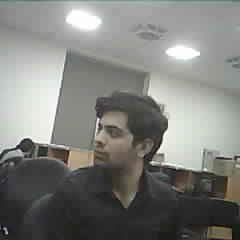
#> input picture Human_Detection_Dataset/Humans/human_pictures_1764582666471.jpg, 240 x 240 px, found by its file name; its folder holds only this picture in this run
$ python augment_dataset.py
#> lines starting #> are read from the running program, lines starting #| are printed output that depends on the picture
"""
Generate HIGH-QUALITY augmented training images from existing dataset.

Unlike simple copies, this creates REALISTIC variations that help the model:
- Different lighting (brightness/contrast)
- Different orientations (rotation/flip)
- Different scales (zoom/crop)
- Different quality (blur/noise simulating ESP32-CAM)

Target: 193 images/class -> 1000+ images/class
"""
from PIL import Image, ImageFilter, ImageEnhance, ImageOps
import os
import random
import numpy as np
from pathlib import Path

DATASET_PATH = Path('../../Human_Detection_Dataset/Human_Detection_Dataset')
AUGMENTATIONS_PER_IMAGE = 5  # Create 5 variants of each image


def augment_image(img, idx):
    """Apply a random combination of augmentations"""
    img = img.convert('RGB')
    w, h = img.size

    # 1. Random horizontal flip (50%)
    if random.random() > 0.5:
        img = ImageOps.mirror(img)

    # 2. Random rotation (-20 to +20 degrees)
    angle = random.uniform(-20, 20)
    img = img.rotate(angle, fillcolor=(128, 128, 128))

    # 3. Random crop (70-95% of image, then resize back)
    crop_factor = random.uniform(0.7, 0.95)
    crop_w = int(w * crop_factor)
    crop_h = int(h * crop_factor)
    left = random.randint(0, w - crop_w)
    top = random.randint(0, h - crop_h)
    img = img.crop((left, top, left + crop_w, top + crop_h))
    img = img.resize((w, h), Image.BILINEAR)

    # 4. Random brightness (0.6 - 1.4)
    enhancer = ImageEnhance.Brightness(img)
    img = enhancer.enhance(random.uniform(0.6, 1.4))

    # 5. Random contrast (0.6 - 1.4)
    enhancer = ImageEnhance.Contrast(img)
    img = enhancer.enhance(random.uniform(0.6, 1.4))

    # 6. Random saturation (0.5 - 1.5)
    enhancer = ImageEnhance.Color(img)
    img = enhancer.enhance(random.uniform(0.5, 1.5))

    # 7. Random blur (simulates ESP32-CAM quality) - 30% chance
    if random.random() > 0.7:
        radius = random.uniform(0.5, 1.5)
        img = img.filter(ImageFilter.GaussianBlur(radius=radius))

    # 8. Random noise (simulates sensor noise) - 30% chance
    if random.random() > 0.7:
        img_array = np.array(img, dtype=np.float32)
        noise = np.random.normal(0, random.uniform(5, 15), img_array.shape)
        img_array = np.clip(img_array + noise, 0, 255).astype(np.uint8)
        img = Image.fromarray(img_array)

    return img


def process_folder(folder_path, class_name):
    """Augment all images in a folder"""
#> called with class_name = 'Humans'
    image_files = [f for f in os.listdir(folder_path)
                   if f.lower().endswith(('.jpg', '.jpeg', '.png', '.bmp'))
                   and not f.startswith('aug_')]  # Skip previously augmented

    print(f"\n  Processing {class_name}: {len(image_files)} original images")

    generated = 0
    for img_file in image_files:
        try:
            img_path = os.path.join(folder_path, img_file)
            original = Image.open(img_path)
#> original is the input picture: PIL image 240x240 RGB; mean R, G, B 127.5, 128, 124

            for aug_idx in range(AUGMENTATIONS_PER_IMAGE):
                augmented = augment_image(original.copy(), aug_idx)

                # Save with unique name
                base_name = os.path.splitext(img_file)[0]
                out_name = f"aug_{base_name}_v{aug_idx}.jpg"
                out_path = os.path.join(folder_path, out_name)
                augmented.save(out_path, quality=90)
                generated += 1
#> this loop made 5 passes
#> pass 1, in augment_image, `img = img.crop((left, top, left + crop_w, top + crop_h))`:
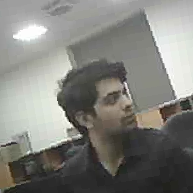
#> img: PIL image 193x193 RGB; mean R, G, B 128.8, 128.5, 123.3
#> after the loop:
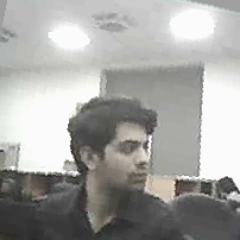
#> augmented: PIL image 240x240 RGB; mean R, G, B 164.5, 164.1, 161.7
#> after the loop, generated = 5

        except Exception as e:
            print(f"  ⚠️ Error processing {img_file}: {e}")
            continue

    print(f"  ✅ Generated {generated} augmented images for {class_name}")
#|   ✅ Generated 5 augmented images for Humans
    return generated


def main():
    humans_dir = DATASET_PATH / 'Humans'
    nonhuman_dir = DATASET_PATH / 'NonHuman'

    if not DATASET_PATH.exists():
        print(f"❌ Dataset not found at: {DATASET_PATH}")
        return

    # Count existing (original only)
    human_orig = len([f for f in os.listdir(humans_dir)
                      if not f.startswith('aug_') and f.lower().endswith(('.jpg', '.jpeg', '.png', '.bmp'))])
    nonhuman_orig = len([f for f in os.listdir(nonhuman_dir)
                         if not f.startswith('aug_') and f.lower().endswith(('.jpg', '.jpeg', '.png', '.bmp'))])

    print(f"📊 Current dataset:")
    print(f"   Humans (original):    {human_orig}")
    print(f"   NonHuman (original):  {nonhuman_orig}")

    # Clean old augmented images first
    print(f"\n🧹 Cleaning old augmented images...")
    for folder in [humans_dir, nonhuman_dir]:
        removed = 0
        for f in os.listdir(folder):
            if f.startswith('aug_'):
                os.remove(os.path.join(folder, f))
                removed += 1
        if removed:
            print(f"   Removed {removed} old augmented images from {folder.name}")

    # Generate augmented images
    print(f"\n🔄 Generating {AUGMENTATIONS_PER_IMAGE} augmented versions per image...")

    process_folder(str(humans_dir), "Humans")
    process_folder(str(nonhuman_dir), "NonHuman")
#> call 2 of process_folder, with class_name = 'NonHuman'
#> in process_folder (call 2), `image_files = [f for f in os.listdir(folder_path) if f.lower().endswit..`: image_files = ['1_1764849675550.jpg']
#|   Processing NonHuman: 1 original images
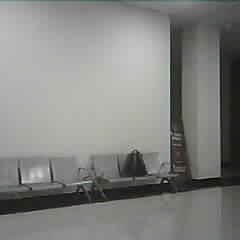
#> input picture Human_Detection_Dataset/NonHuman/1_1764849675550.jpg, 240 x 240 px, found by its file name
#> in process_folder, original is the input picture: PIL image 240x240 RGB; mean R, G, B 130.4, 131.1, 128.3
#> the loop in process_folder (call 2), `for aug_idx in range(AUGMENTATIONS_PER_IMAGE):` made 5 passes
#> out_name on passes 1 to 5: 'aug_1_1764849675550_v0.jpg', 'aug_1_1764849675550_v1.jpg', 'aug_1_1764849675550_v2.jpg', 'aug_1_1764849675550_v3.jpg', 'aug_1_1764849675550_v4.jpg'
#> pass 1, in augment_image (call 6), `img = ImageOps.mirror(img)`:
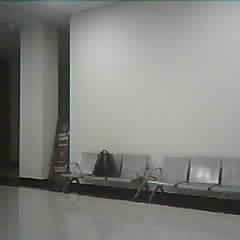
#> img: PIL image 240x240 RGB; mean R, G, B 130.4, 131.1, 128.3
#> pass 1, in augment_image (call 6), `img = img.rotate(angle, fillcolor=(128, 128, 128))`:
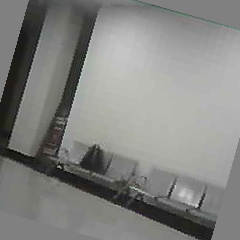
#> img: PIL image 240x240 RGB; mean R, G, B 131.2, 131.7, 129.1
#> pass 1, in augment_image (call 6), `img = img.crop((left, top, left + crop_w, top + crop_h))`:
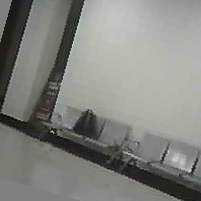
#> img: PIL image 201x201 RGB; mean R, G, B 131.3, 131.9, 128.4
#> after the loop in process_folder (call 2), `for aug_idx in range(AUGMENTATIONS_PER_IMAGE):`:
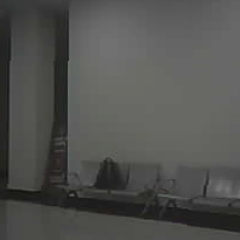
#> augmented: PIL image 240x240 RGB; mean R, G, B 81.2, 81.6, 79.3
#> after the loop in process_folder (call 2), `for aug_idx in range(AUGMENTATIONS_PER_IMAGE):`: generated = 5
#|   ✅ Generated 5 augmented images for NonHuman

    # Final count
    human_total = len([f for f in os.listdir(humans_dir) if f.lower().endswith(('.jpg', '.jpeg', '.png', '.bmp'))])
#> human_total = 1
    nonhuman_total = len([f for f in os.listdir(nonhuman_dir) if f.lower().endswith(('.jpg', '.jpeg', '.png', '.bmp'))])

    print(f"\n📊 Updated dataset:")
    print(f"   Humans:    {human_orig} original + {human_total - human_orig} augmented = {human_total} total")
#|    Humans:    1 original + 0 augmented = 1 total
    print(f"   NonHuman:  {nonhuman_orig} original + {nonhuman_total - nonhuman_orig} augmented = {nonhuman_total} total")
    print(f"   Grand total: {human_total + nonhuman_total} images")
#|    Grand total: 2 images
    print(f"\n✅ Dataset is now large enough for reliable training!")
    print(f"   Run: python train_best_of_n.py")


if __name__ == "__main__":
    main()
